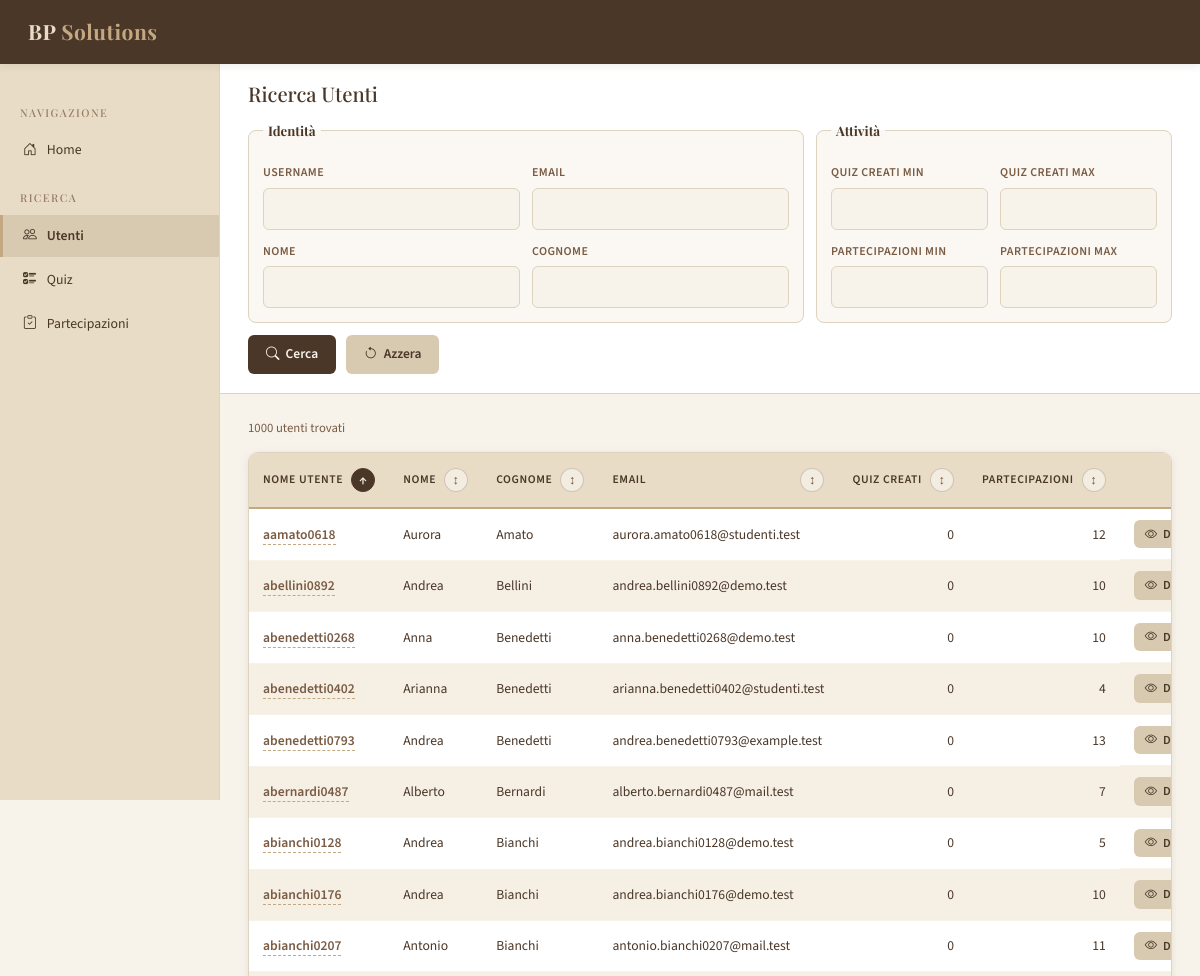
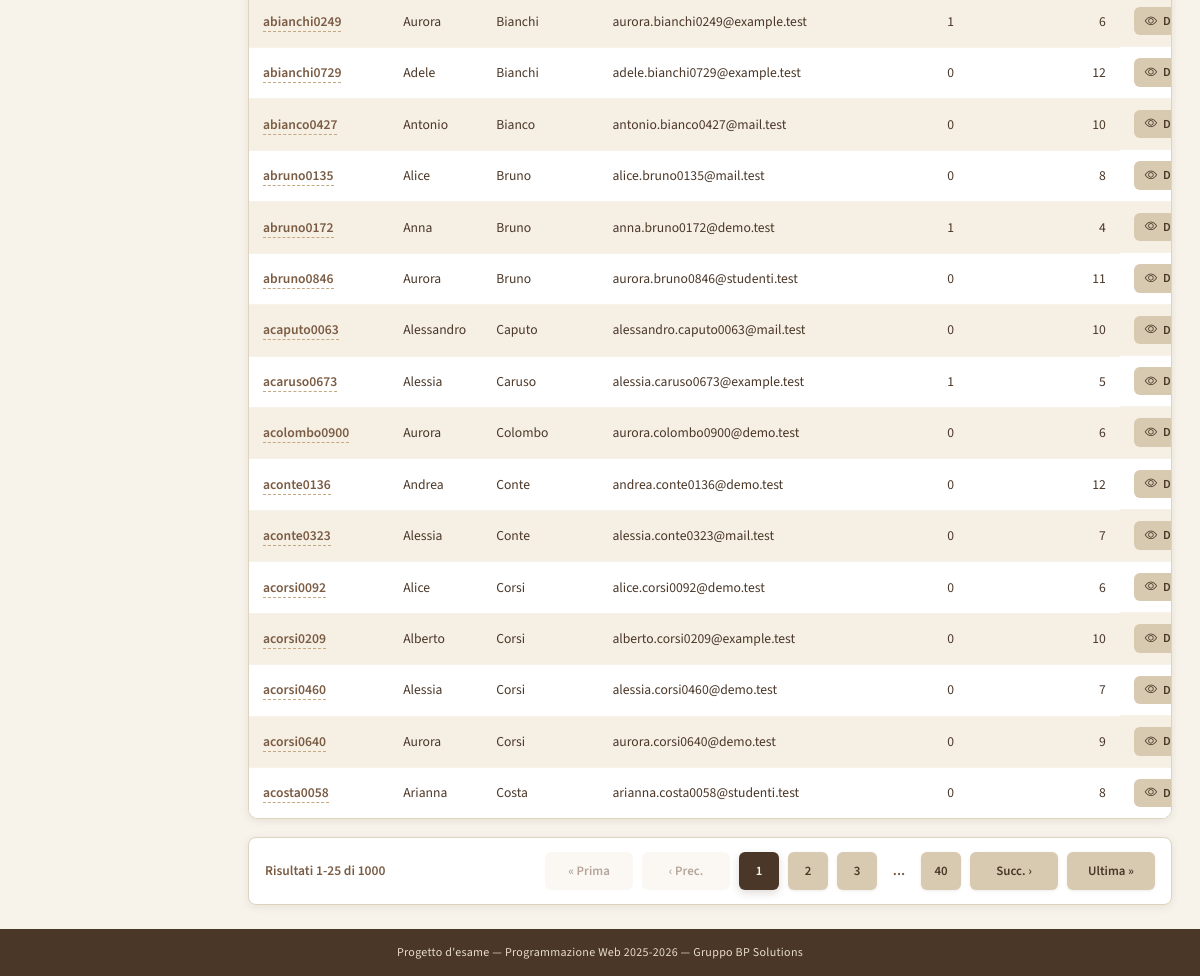
Page /utenti/ on the committed database (2 pictures, top to bottom).
### quiz/models.py (models this page shows, shortened)
class Utente(models.Model):
    nome_utente = models.CharField(max_length=50, unique=True)
    nome = models.CharField(max_length=50)
    cognome = models.CharField(max_length=50)
    email = models.EmailField()

### quiz/views.py (the view)
# urls.py: path("utenti/", views.ricerca_utenti, name="ricerca_utenti"),
def ricerca_utenti(request):
    utenti = Utente.objects.annotate(
        n_quiz_creati=Count("quiz_creati", distinct=True),
        n_partecipazioni=Count("partecipazioni", distinct=True),
    )
    nome_utente = request.GET.get("nome_utente", "").strip()
    nome = request.GET.get("nome", "").strip()
    cognome = request.GET.get("cognome", "").strip()
    email = request.GET.get("email", "").strip()
    quiz_creati_min, quiz_creati_min_valore = leggi_intero(request, "quiz_creati_min")
    quiz_creati_max, quiz_creati_max_valore = leggi_intero(request, "quiz_creati_max")
    partecipazioni_min, partecipazioni_min_valore = leggi_intero(request, "partecipazioni_min")
    partecipazioni_max, partecipazioni_max_valore = leggi_intero(request, "partecipazioni_max")
    if nome_utente:
        utenti = utenti.filter(nome_utente__icontains=nome_utente)
    if nome:
        utenti = utenti.filter(nome__icontains=nome)
    if cognome:
        utenti = utenti.filter(cognome__icontains=cognome)
    if email:
        utenti = utenti.filter(email__icontains=email)
    if quiz_creati_min_valore is not None:
        utenti = utenti.filter(n_quiz_creati__gte=quiz_creati_min_valore)
    if quiz_creati_max_valore is not None:
        utenti = utenti.filter(n_quiz_creati__lte=quiz_creati_max_valore)
    if partecipazioni_min_valore is not None:
        utenti = utenti.filter(n_partecipazioni__gte=partecipazioni_min_valore)
    if partecipazioni_max_valore is not None:
        utenti = utenti.filter(n_partecipazioni__lte=partecipazioni_max_valore)
    ordinamenti = {
        "nome_utente": ("nome_utente", "id"),
        "-nome_utente": ("-nome_utente", "id"),
        "nome": ("nome", "cognome", "id"),
        "-nome": ("-nome", "cognome", "id"),
        "cognome": ("cognome", "nome", "id"),
        "-cognome": ("-cognome", "nome", "id"),
        "email": ("email", "id"),
        "-email": ("-email", "id"),
        "quiz_creati": ("n_quiz_creati", "nome_utente", "id"),
        "-quiz_creati": ("-n_quiz_creati", "nome_utente", "id"),
        "partecipazioni": ("n_partecipazioni", "nome_utente", "id"),
        "-partecipazioni": ("-n_partecipazioni", "nome_utente", "id"),
    }
    utenti, ordinamento = applica_ordinamento(
        utenti,
        request,
        ordinamenti,
        "nome_utente",
    )
    pagina_utenti = pagina_queryset(request, utenti)
    contesto = {
        "active": "utenti",
        "utenti": pagina_utenti,
        "page_obj": pagina_utenti,
        "page_numbers": numeri_paginazione(pagina_utenti),
        "page_querystring": crea_querystring(request, rimuovi=["page"]),
        "sort": ordinamento,
        "sort_links": link_ordinamento(
            request,
            ordinamento,
            {
                "nome_utente": "nome_utente",
                "nome": "nome",
                "cognome": "cognome",
                "email": "email",
                "quiz_creati": "quiz_creati",
                "partecipazioni": "partecipazioni",
            },
        ),
        "filtri": {
            "nome_utente": nome_utente,
            "nome": nome,
            "cognome": cognome,
            "email": email,
            "quiz_creati_min": quiz_creati_min,
            "quiz_creati_max": quiz_creati_max,
            "partecipazioni_min": partecipazioni_min,
            "partecipazioni_max": partecipazioni_max,
        },
    }
    return render(request, "quiz/ricerca_utenti.html", contesto)

### quiz/views.py (called while the page is built)
def leggi_intero(request, nome):
    valore = request.GET.get(nome, "").strip()
    if not valore:
        return "", None
    try:
        return valore, int(valore)
    except ValueError:
        return valore, None

def crea_querystring(request, aggiornamenti=None, rimuovi=None):
    query = request.GET.copy()
    for chiave in rimuovi or []:
        query.pop(chiave, None)
    for chiave, valore in (aggiornamenti or {}).items():
        if valore in (None, ""):
            query.pop(chiave, None)
        else:
            query[chiave] = str(valore)
    return query.urlencode()

def applica_ordinamento(queryset, request, ordinamenti, ordinamento_default):
    ordinamento = request.GET.get("sort", ordinamento_default)
    if ordinamento not in ordinamenti:
        ordinamento = ordinamento_default
    return queryset.order_by(*ordinamenti[ordinamento]), ordinamento

def link_ordinamento(request, ordinamento_corrente, campi):
    links = {}
    for chiave, campo in campi.items():
        inverso = f"-{campo}"
        prossimo = inverso if ordinamento_corrente == campo else campo
        indicatore = "↕"
        if ordinamento_corrente == campo:
            indicatore = "↑"
        elif ordinamento_corrente == inverso:
            indicatore = "↓"
        links[chiave] = {
            "url": crea_querystring(
                request,
                aggiornamenti={"sort": prossimo},
                rimuovi=["page"],
            ),
            "attivo": ordinamento_corrente in (campo, inverso),
            "indicatore": indicatore,
        }
    return links

def pagina_queryset(request, queryset, per_page=RIGHE_PER_PAGINA):
    paginator = Paginator(queryset, per_page)
    return paginator.get_page(request.GET.get("page"))

def numeri_paginazione(page_obj, raggio=2):
    totale = page_obj.paginator.num_pages
    corrente = page_obj.number
    numeri = {1, totale}
    for numero in range(corrente - raggio, corrente + raggio + 1):
        if 1 <= numero <= totale:
            numeri.add(numero)
    risultato = []
    precedente = None
    for numero in sorted(numeri):
        if precedente is not None and numero - precedente > 1:
            risultato.append("...")
        risultato.append(numero)
        precedente = numero
    return risultato

### quiz/templates/quiz/ricerca_utenti.html (shortened to what this page needs)
{% extends "quiz/base.html" %}
{% block search_panel %}
<div class="search-panel">
    <h1>Ricerca Utenti</h1>
    <form method="get" action="{% url 'ricerca_utenti' %}" class="search-form">
        <fieldset class="filter-group filter-group-wide">
            <legend>Identità</legend>
            <div class="filter-fields filter-fields-2col">
                <div class="form-group">
                    <label for="nome_utente">Username</label>
                    <input type="text" id="nome_utente" name="nome_utente" value="{{ filtri.nome_utente }}">
                </div>
                <div class="form-group">
                    <label for="email">Email</label>
                    <input type="text" id="email" name="email" value="{{ filtri.email }}">
                </div>
                <div class="form-group">
                    <label for="nome">Nome</label>
                    <input type="text" id="nome" name="nome" value="{{ filtri.nome }}">
                </div>
                <div class="form-group">
                    <label for="cognome">Cognome</label>
                    <input type="text" id="cognome" name="cognome" value="{{ filtri.cognome }}">
                </div>
            </div>
        </fieldset>
        <fieldset class="filter-group">
            <legend>Attività</legend>
            <div class="filter-fields">
                <div class="form-group form-group-compact">
                    <label for="quiz_creati_min">Quiz creati min</label>
                    <input type="number" id="quiz_creati_min" name="quiz_creati_min" min="0" value="{{ filtri.quiz_creati_min }}">
                </div>
                <div class="form-group form-group-compact">
                    <label for="quiz_creati_max">Quiz creati max</label>
                    <input type="number" id="quiz_creati_max" name="quiz_creati_max" min="0" value="{{ filtri.quiz_creati_max }}">
                </div>
                <div class="form-group form-group-compact">
                    <label for="partecipazioni_min">Partecipazioni min</label>
                    <input type="number" id="partecipazioni_min" name="partecipazioni_min" min="0" value="{{ filtri.partecipazioni_min }}">
                </div>
                <div class="form-group form-group-compact">
                    <label for="partecipazioni_max">Partecipazioni max</label>
                    <input type="number" id="partecipazioni_max" name="partecipazioni_max" min="0" value="{{ filtri.partecipazioni_max }}">
                </div>
            </div>
        </fieldset>
        <div class="filter-actions">
            <button type="submit" class="btn btn-primary"><i class="bi bi-search" aria-hidden="true"></i> Cerca</button>
            <a href="{% url 'ricerca_utenti' %}" class="btn btn-secondary"><i class="bi bi-arrow-counterclockwise" aria-hidden="true"></i> Azzera</a>
        </div>
    </form>
</div>
{% endblock %}
{% block content %}
<div class="results-toolbar">
    <span class="results-count">{{ page_obj.paginator.count }} utent{{ page_obj.paginator.count|pluralize:"e,i" }} trovat{{ page_obj.paginator.count|pluralize:"o,i" }}</span>
</div>
{% if utenti %}
<div class="table-wrapper">
    <table class="data-table">
        <thead>
            <tr>
                <th><a href="?{{ sort_links.nome_utente.url }}" class="sort-link {% if sort_links.nome_utente.attivo %}active{% endif %}">Nome utente <span class="sort-icon" aria-hidden="true">{{ sort_links.nome_utente.indicatore }}</span></a></th>
                <th><a href="?{{ sort_links.nome.url }}" class="sort-link {% if sort_links.nome.attivo %}active{% endif %}">Nome <span class="sort-icon" aria-hidden="true">{{ sort_links.nome.indicatore }}</span></a></th>
                <th><a href="?{{ sort_links.cognome.url }}" class="sort-link {% if sort_links.cognome.attivo %}active{% endif %}">Cognome <span class="sort-icon" aria-hidden="true">{{ sort_links.cognome.indicatore }}</span></a></th>
                <th><a href="?{{ sort_links.email.url }}" class="sort-link {% if sort_links.email.attivo %}active{% endif %}">Email <span class="sort-icon" aria-hidden="true">{{ sort_links.email.indicatore }}</span></a></th>
                <th class="text-end"><a href="?{{ sort_links.quiz_creati.url }}" class="sort-link {% if sort_links.quiz_creati.attivo %}active{% endif %}">Quiz creati <span class="sort-icon" aria-hidden="true">{{ sort_links.quiz_creati.indicatore }}</span></a></th>
                <th class="text-end"><a href="?{{ sort_links.partecipazioni.url }}" class="sort-link {% if sort_links.partecipazioni.attivo %}active{% endif %}">Partecipazioni <span class="sort-icon" aria-hidden="true">{{ sort_links.partecipazioni.indicatore }}</span></a></th>
                <th></th>
            </tr>
        </thead>
        <tbody>
            {% for utente in utenti %}
            <tr>
                <td><a href="{% url 'dettaglio_utente' utente.id %}?next={{ request.get_full_path|urlencode }}" class="table-link stretched-link">{{ utente.nome_utente }}</a></td>
                <td>{{ utente.nome }}</td>
                <td>{{ utente.cognome }}</td>
                <td>{{ utente.email }}</td>
                <td class="text-end">{{ utente.n_quiz_creati }}</td>
                <td class="text-end">{{ utente.n_partecipazioni }}</td>
                <td class="actions-cell">
                    <a href="{% url 'dettaglio_utente' utente.id %}?next={{ request.get_full_path|urlencode }}" class="btn btn-secondary btn-sm"><i class="bi bi-eye" aria-hidden="true"></i> Dettaglio</a>
                </td>
            </tr>
            {% endfor %}
        </tbody>
    </table>
</div>
{% include "quiz/_paginazione.html" %}
{% else %}
<div class="msg-empty">Nessun utente corrisponde ai criteri di ricerca. Modificare i filtri e riprovare.</div>
{% endif %}
{% endblock %}

### quiz/templates/quiz/base.html (shortened to what this page needs)
{% load static %}
<!DOCTYPE html>
<html lang="it">
<head>
    <link rel="stylesheet" href="{% static 'quiz/vendor/bootstrap.min.css' %}">
    <link rel="stylesheet" href="{% static 'quiz/vendor/fonts/fonts.css' %}">
    <link rel="stylesheet" href="{% static 'quiz/vendor/bootstrap-icons/bootstrap-icons.css' %}">
    <link rel="stylesheet" href="{% static 'quiz/style.css' %}?v=20260709-7">
</head>
<body>
<div class="page-wrapper">
    <header class="site-header">
        <a href="{% url 'home' %}" class="logo">BP <span>Solutions</span></a>
    </header>
    <div class="body-layout">
        <nav class="site-nav">
            <div class="nav-section-title">Navigazione</div>
            <a href="{% url 'home' %}" class="{% if active == 'home' %}active{% endif %}"><i class="bi bi-house-door" aria-hidden="true"></i> Home</a>
            <div class="nav-section-title">Ricerca</div>
            <a href="{% url 'ricerca_utenti' %}" class="{% if active == 'utenti' %}active{% endif %}"><i class="bi bi-people" aria-hidden="true"></i> Utenti</a>
            <a href="{% url 'ricerca_quiz' %}" class="{% if active == 'quiz' %}active{% endif %}"><i class="bi bi-ui-checks" aria-hidden="true"></i> Quiz</a>
            <a href="{% url 'ricerca_partecipazioni' %}" class="{% if active == 'partecipazioni' %}active{% endif %}"><i class="bi bi-clipboard-check" aria-hidden="true"></i> Partecipazioni</a>
        </nav>
        <div class="main-area">
            {% block search_panel %}{% endblock %}
            <div class="content-area">
                {% block content %}{% endblock %}
            </div>
        </div>
    </div>
    <footer class="site-footer">
        Progetto d'esame — Programmazione Web 2025-2026 — Gruppo BP Solutions
    </footer>
</div>
</body>
</html>

### quiz/templates/quiz/_paginazione.html
{% if page_obj.paginator.num_pages > 1 %}
<nav class="pagination-nav" aria-label="Paginazione">
    <span class="pagination-summary">
        Risultati {{ page_obj.start_index }}-{{ page_obj.end_index }} di {{ page_obj.paginator.count }}
    </span>
    <div class="pagination-links">
        {% if page_obj.has_previous %}
        <a href="?{% if page_querystring %}{{ page_querystring }}&amp;{% endif %}page=1" class="btn btn-secondary btn-pagination pagination-step" aria-label="Prima pagina">« Prima</a>
        <a href="?{% if page_querystring %}{{ page_querystring }}&amp;{% endif %}page={{ page_obj.previous_page_number }}" class="btn btn-secondary btn-pagination pagination-step" aria-label="Pagina precedente">‹ Prec.</a>
        {% else %}
        <span class="btn btn-pagination disabled pagination-step">« Prima</span>
        <span class="btn btn-pagination disabled pagination-step">‹ Prec.</span>
        {% endif %}
        {% for numero in page_numbers %}
            {% if numero == "..." %}
            <span class="ellipsis">...</span>
            {% elif numero == page_obj.number %}
            <span class="btn btn-primary btn-pagination pagination-page current" aria-current="page">{{ numero }}</span>
            {% else %}
            <a href="?{% if page_querystring %}{{ page_querystring }}&amp;{% endif %}page={{ numero }}" class="btn btn-secondary btn-pagination pagination-page">{{ numero }}</a>
            {% endif %}
        {% endfor %}
        {% if page_obj.has_next %}
        <a href="?{% if page_querystring %}{{ page_querystring }}&amp;{% endif %}page={{ page_obj.next_page_number }}" class="btn btn-secondary btn-pagination pagination-step" aria-label="Pagina successiva">Succ. ›</a>
        <a href="?{% if page_querystring %}{{ page_querystring }}&amp;{% endif %}page={{ page_obj.paginator.num_pages }}" class="btn btn-secondary btn-pagination pagination-step" aria-label="Ultima pagina">Ultima »</a>
        {% else %}
        <span class="btn btn-pagination disabled pagination-step">Succ. ›</span>
        <span class="btn btn-pagination disabled pagination-step">Ultima »</span>
        {% endif %}
    </div>
</nav>
{% endif %}

### rows in the picture
Utente: nome_utente "aamato0618", nome "Aurora", cognome "Amato", email "aurora.amato0618@studenti.test", n_quiz_creati "0", n_partecipazioni "12"
Utente: nome_utente "abellini0892", nome "Andrea", cognome "Bellini", email "andrea.bellini0892@demo.test", n_quiz_creati "0", n_partecipazioni "10"
Utente: nome_utente "abenedetti0268", nome "Anna", cognome "Benedetti", email "anna.benedetti0268@demo.test", n_quiz_creati "0", n_partecipazioni "10"
Utente: nome_utente "abenedetti0402", nome "Arianna", cognome "Benedetti", email "arianna.benedetti0402@studenti.test", n_quiz_creati "0", n_partecipazioni "4"
Utente: nome_utente "abenedetti0793", nome "Andrea", cognome "Benedetti", email "andrea.benedetti0793@example.test", n_quiz_creati "0", n_partecipazioni "13"
Utente: nome_utente "abernardi0487", nome "Alberto", cognome "Bernardi", email "alberto.bernardi0487@mail.test", n_quiz_creati "0", n_partecipazioni "7"
Utente: nome_utente "abianchi0128", nome "Andrea", cognome "Bianchi", email "andrea.bianchi0128@demo.test", n_quiz_creati "0", n_partecipazioni "5"
Utente: nome_utente "abianchi0176", nome "Andrea", cognome "Bianchi", email "andrea.bianchi0176@demo.test", n_quiz_creati "0", n_partecipazioni "10"
Utente: nome_utente "abianchi0207", nome "Antonio", cognome "Bianchi", email "antonio.bianchi0207@mail.test", n_quiz_creati "0", n_partecipazioni "11"
Utente: nome_utente "abianchi0249", nome "Aurora", cognome "Bianchi", email "aurora.bianchi0249@example.test", n_quiz_creati "1", n_partecipazioni "6"
Utente: nome_utente "abianchi0729", nome "Adele", cognome "Bianchi", email "adele.bianchi0729@example.test", n_quiz_creati "0", n_partecipazioni "12"
Utente: nome_utente "abianco0427", nome "Antonio", cognome "Bianco", email "antonio.bianco0427@mail.test", n_quiz_creati "0", n_partecipazioni "10"
Utente: nome_utente "abruno0135", nome "Alice", cognome "Bruno", email "alice.bruno0135@mail.test", n_quiz_creati "0", n_partecipazioni "8"
Utente: nome_utente "abruno0172", nome "Anna", cognome "Bruno", email "anna.bruno0172@demo.test", n_quiz_creati "1", n_partecipazioni "4"
Utente: nome_utente "abruno0846", nome "Aurora", cognome "Bruno", email "aurora.bruno0846@studenti.test", n_quiz_creati "0", n_partecipazioni "11"
Utente: nome_utente "acaputo0063", nome "Alessandro", cognome "Caputo", email "alessandro.caputo0063@mail.test", n_quiz_creati "0", n_partecipazioni "10"
Utente: nome_utente "acaruso0673", nome "Alessia", cognome "Caruso", email "alessia.caruso0673@example.test", n_quiz_creati "1", n_partecipazioni "5"
Utente: nome_utente "acolombo0900", nome "Aurora", cognome "Colombo", email "aurora.colombo0900@demo.test", n_quiz_creati "0", n_partecipazioni "6"
Utente: nome_utente "aconte0136", nome "Andrea", cognome "Conte", email "andrea.conte0136@demo.test", n_quiz_creati "0", n_partecipazioni "12"
Utente: nome_utente "aconte0323", nome "Alessia", cognome "Conte", email "alessia.conte0323@mail.test", n_quiz_creati "0", n_partecipazioni "7"
Utente: nome_utente "acorsi0092", nome "Alice", cognome "Corsi", email "alice.corsi0092@demo.test", n_quiz_creati "0", n_partecipazioni "6"
Utente: nome_utente "acorsi0209", nome "Alberto", cognome "Corsi", email "alberto.corsi0209@example.test", n_quiz_creati "0", n_partecipazioni "10"
Utente: nome_utente "acorsi0460", nome "Alessia", cognome "Corsi", email "alessia.corsi0460@demo.test", n_quiz_creati "0", n_partecipazioni "7"
Utente: nome_utente "acorsi0640", nome "Aurora", cognome "Corsi", email "aurora.corsi0640@demo.test", n_quiz_creati "0", n_partecipazioni "9"
Utente: nome_utente "acosta0058", nome "Arianna", cognome "Costa", email "arianna.costa0058@studenti.test", n_quiz_creati "0", n_partecipazioni "8"

### other values in the picture
{{ page_obj.paginator.count }} "1000"
{{ sort_links.nome_utente.indicatore }} "↑"
{{ sort_links.nome.indicatore }} "↕"
{{ sort_links.cognome.indicatore }} "↕"
{{ sort_links.email.indicatore }} "↕"
{{ sort_links.quiz_creati.indicatore }} "↕"
{{ sort_links.partecipazioni.indicatore }} "↕"
{{ page_obj.start_index }} "1"
{{ page_obj.end_index }} "25"
{{ numero }} "1"
{{ numero }} "2" "3" "40"
